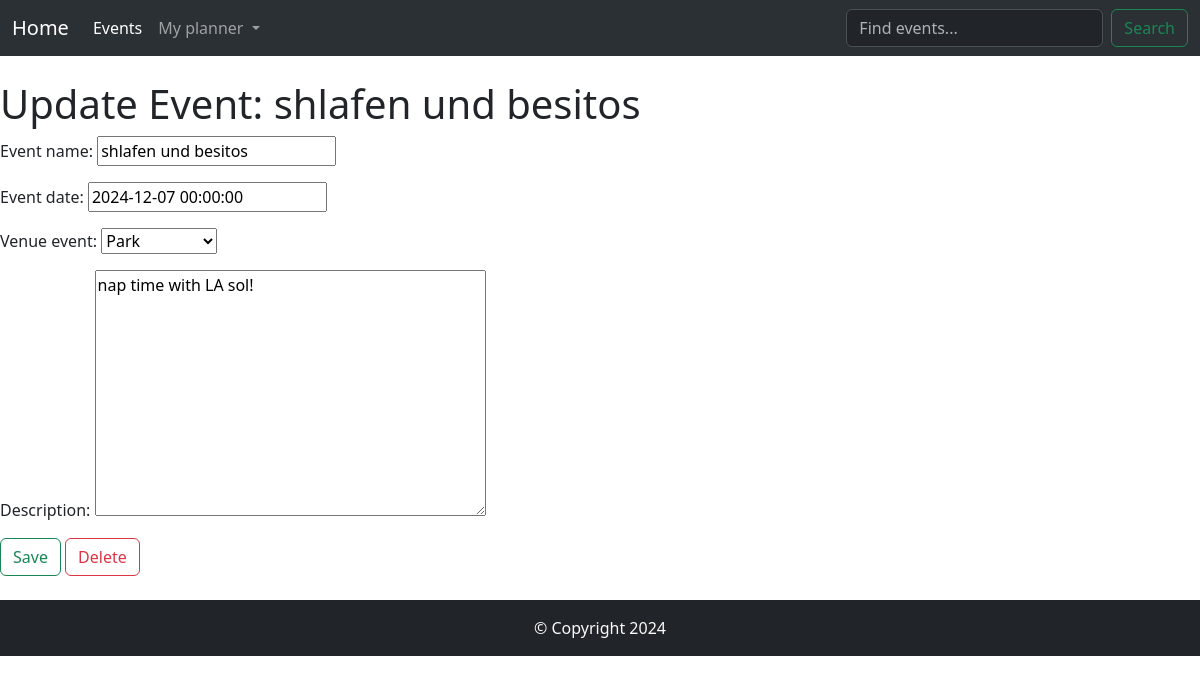
The page /update_event/4 on the database its author committed.
### myevents/models.py (models this page shows)
class Event(models.Model):
    name_event = models.CharField('Event name', max_length=120)
    date_event = models.DateTimeField('Event date')
    venue_event = models.ForeignKey(Venue, blank=True, null=True, on_delete=models.CASCADE)
    manager_event = models.CharField(max_length=60)
    description = models.TextField(blank=True)
    attendees = models.ManyToManyField(AgendaUser, blank=True)
    def __str__(self):
        return self.name_event

### myevents/views.py (the view)
# urls.py: path('update_event/<event_id>', views.update_event, name="update_event"),
def update_event(request, event_id):
    event = Event.objects.get(pk=event_id)
    form = EventForm(request.POST or None, instance=event)
    if form.is_valid():
        form.save()
        return redirect('planner')
    else:
        return render(request, 'update_event.html', {'event':event, 'form':form})

### myevents/forms.py
class EventForm(ModelForm):
    class Meta:
        model = Event
        fields = ('name_event', 'date_event', 'venue_event', 'description')
        widgets = {
        }

### myevents/models.py (called while the page is built)
    def __str__(self):
        return self.name_venue

### myevents/templates/update_event.html (shortened to what this page needs)
{% extends 'base.html' %}
{% block content %}
<br/>
<h1>Update Event: {{ event }}</h1>
<form action="" method="POST">
    {{ form.as_p }}
    <button class="btn btn-outline-success" type="submit">Save</button>
    <a href="{% url 'delete_event' event.id %}" class="btn btn-outline-danger">Delete</a>
</form>
<br/>
{% endblock %}

### rows shown on the page
Event: name_event "shlafen und besitos", date_event "2024-12-07 00:00:00", venue_event "Park", description "nap time with LA sol!"
